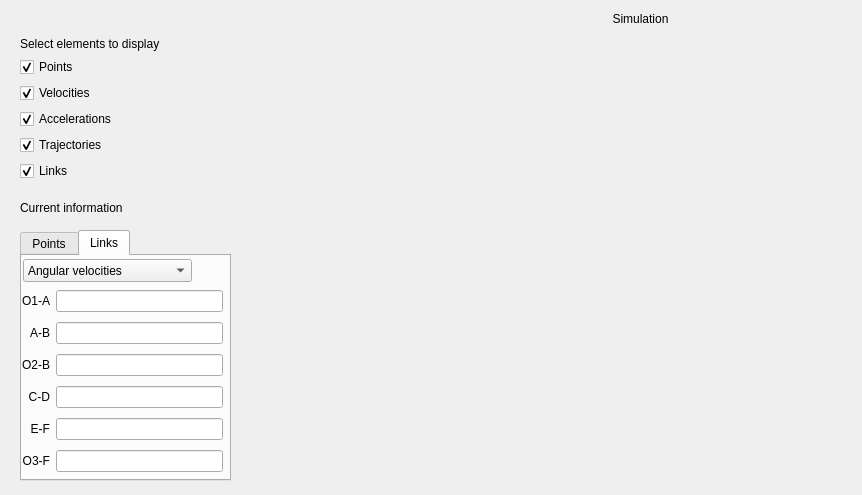
<?xml version="1.0" encoding="UTF-8"?>
<ui version="4.0">
 <class>Dialog</class>
 <widget class="QDialog" name="Dialog">
  <property name="geometry">
   <rect>
    <x>0</x>
    <y>0</y>
    <width>862</width>
    <height>495</height>
   </rect>
  </property>
  <property name="windowTitle">
   <string>Dialog</string>
  </property>
  <widget class="QWidget" name="widgetVispyCanvas" native="true">
   <property name="geometry">
    <rect>
     <x>435</x>
     <y>40</y>
     <width>410</width>
     <height>410</height>
    </rect>
   </property>
  </widget>
  <widget class="QLabel" name="labelSimulation">
   <property name="geometry">
    <rect>
     <x>600</x>
     <y>10</y>
     <width>81</width>
     <height>16</height>
    </rect>
   </property>
   <property name="frameShape">
    <enum>QFrame::NoFrame</enum>
   </property>
   <property name="frameShadow">
    <enum>QFrame::Raised</enum>
   </property>
   <property name="text">
    <string>Simulation</string>
   </property>
   <property name="textFormat">
    <enum>Qt::RichText</enum>
   </property>
   <property name="alignment">
    <set>Qt::AlignBottom|Qt::AlignHCenter</set>
   </property>
   <property name="textInteractionFlags">
    <set>Qt::NoTextInteraction</set>
   </property>
  </widget>
  <widget class="QWidget" name="layoutWidget">
   <property name="geometry">
    <rect>
     <x>20</x>
     <y>20</y>
     <width>170</width>
     <height>161</height>
    </rect>
   </property>
   <layout class="QVBoxLayout" name="verticalLayout_4">
    <item>
     <widget class="QLabel" name="labelDisplayedElements">
      <property name="frameShape">
       <enum>QFrame::NoFrame</enum>
      </property>
      <property name="frameShadow">
       <enum>QFrame::Raised</enum>
      </property>
      <property name="text">
       <string>Select elements to display</string>
      </property>
      <property name="textFormat">
       <enum>Qt::RichText</enum>
      </property>
      <property name="alignment">
       <set>Qt::AlignBottom|Qt::AlignLeading|Qt::AlignLeft</set>
      </property>
      <property name="textInteractionFlags">
       <set>Qt::NoTextInteraction</set>
      </property>
     </widget>
    </item>
    <item>
     <layout class="QVBoxLayout" name="verticalLayout_3">
      <item>
       <widget class="QCheckBox" name="checkPoints">
        <property name="text">
         <string>Points</string>
        </property>
        <property name="checked">
         <bool>true</bool>
        </property>
       </widget>
      </item>
      <item>
       <widget class="QCheckBox" name="checkVelocities">
        <property name="text">
         <string>Velocities</string>
        </property>
        <property name="checked">
         <bool>true</bool>
        </property>
       </widget>
      </item>
      <item>
       <widget class="QCheckBox" name="checkAccelerations">
        <property name="text">
         <string>Accelerations</string>
        </property>
        <property name="checked">
         <bool>true</bool>
        </property>
       </widget>
      </item>
      <item>
       <widget class="QCheckBox" name="checkTrajectories">
        <property name="text">
         <string>Trajectories</string>
        </property>
        <property name="checked">
         <bool>true</bool>
        </property>
       </widget>
      </item>
      <item>
       <widget class="QCheckBox" name="checkLinks">
        <property name="text">
         <string>Links</string>
        </property>
        <property name="checked">
         <bool>true</bool>
        </property>
       </widget>
      </item>
     </layout>
    </item>
   </layout>
  </widget>
  <widget class="QLabel" name="labelCurrentInfo">
   <property name="geometry">
    <rect>
     <x>20</x>
     <y>200</y>
     <width>169</width>
     <height>15</height>
    </rect>
   </property>
   <property name="text">
    <string>Current information</string>
   </property>
  </widget>
  <widget class="QTabWidget" name="tabWidget">
   <property name="geometry">
    <rect>
     <x>20</x>
     <y>230</y>
     <width>211</width>
     <height>251</height>
    </rect>
   </property>
   <property name="currentIndex">
    <number>1</number>
   </property>
   <widget class="QWidget" name="tabPoints">
    <attribute name="title">
     <string>Points</string>
    </attribute>
    <widget class="QWidget" name="layoutWidget">
     <property name="geometry">
      <rect>
       <x>0</x>
       <y>0</y>
       <width>201</width>
       <height>220</height>
      </rect>
     </property>
     <layout class="QGridLayout" name="gridLayout">
      <item row="0" column="0" colspan="2">
       <widget class="QComboBox" name="combo_point_information">
        <item>
         <property name="text">
          <string>Coordinates</string>
         </property>
        </item>
        <item>
         <property name="text">
          <string>Velocities</string>
         </property>
        </item>
        <item>
         <property name="text">
          <string>Accelerations</string>
         </property>
        </item>
       </widget>
      </item>
      <item row="1" column="0">
       <widget class="QLabel" name="labelA">
        <property name="text">
         <string>A</string>
        </property>
        <property name="alignment">
         <set>Qt::AlignRight|Qt::AlignTrailing|Qt::AlignVCenter</set>
        </property>
       </widget>
      </item>
      <item row="1" column="1">
       <widget class="QLineEdit" name="dataA">
        <property name="readOnly">
         <bool>true</bool>
        </property>
        <property name="placeholderText">
         <string/>
        </property>
       </widget>
      </item>
      <item row="2" column="0">
       <widget class="QLabel" name="labelB">
        <property name="text">
         <string>B</string>
        </property>
        <property name="alignment">
         <set>Qt::AlignRight|Qt::AlignTrailing|Qt::AlignVCenter</set>
        </property>
       </widget>
      </item>
      <item row="2" column="1">
       <widget class="QLineEdit" name="dataB">
        <property name="readOnly">
         <bool>true</bool>
        </property>
        <property name="placeholderText">
         <string/>
        </property>
       </widget>
      </item>
      <item row="3" column="0">
       <widget class="QLabel" name="labelC">
        <property name="text">
         <string>C</string>
        </property>
        <property name="alignment">
         <set>Qt::AlignRight|Qt::AlignTrailing|Qt::AlignVCenter</set>
        </property>
       </widget>
      </item>
      <item row="3" column="1">
       <widget class="QLineEdit" name="dataC">
        <property name="readOnly">
         <bool>true</bool>
        </property>
        <property name="placeholderText">
         <string/>
        </property>
       </widget>
      </item>
      <item row="4" column="0">
       <widget class="QLabel" name="labelD">
        <property name="text">
         <string>D</string>
        </property>
        <property name="alignment">
         <set>Qt::AlignRight|Qt::AlignTrailing|Qt::AlignVCenter</set>
        </property>
       </widget>
      </item>
      <item row="4" column="1">
       <widget class="QLineEdit" name="dataD">
        <property name="readOnly">
         <bool>true</bool>
        </property>
        <property name="placeholderText">
         <string/>
        </property>
       </widget>
      </item>
      <item row="5" column="0">
       <widget class="QLabel" name="labelE">
        <property name="text">
         <string>E</string>
        </property>
        <property name="alignment">
         <set>Qt::AlignRight|Qt::AlignTrailing|Qt::AlignVCenter</set>
        </property>
       </widget>
      </item>
      <item row="5" column="1">
       <widget class="QLineEdit" name="dataE">
        <property name="readOnly">
         <bool>true</bool>
        </property>
        <property name="placeholderText">
         <string/>
        </property>
       </widget>
      </item>
      <item row="6" column="0">
       <widget class="QLabel" name="labelF">
        <property name="text">
         <string>F</string>
        </property>
        <property name="alignment">
         <set>Qt::AlignRight|Qt::AlignTrailing|Qt::AlignVCenter</set>
        </property>
       </widget>
      </item>
      <item row="6" column="1">
       <widget class="QLineEdit" name="dataF">
        <property name="readOnly">
         <bool>true</bool>
        </property>
        <property name="placeholderText">
         <string/>
        </property>
       </widget>
      </item>
     </layout>
    </widget>
   </widget>
   <widget class="QWidget" name="tabLinks">
    <attribute name="title">
     <string>Links</string>
    </attribute>
    <widget class="QComboBox" name="combo_link_information">
     <property name="geometry">
      <rect>
       <x>1</x>
       <y>3</y>
       <width>169</width>
       <height>23</height>
      </rect>
     </property>
     <item>
      <property name="text">
       <string>Angular velocities</string>
      </property>
     </item>
    </widget>
    <widget class="QWidget" name="layoutWidget">
     <property name="geometry">
      <rect>
       <x>0</x>
       <y>30</y>
       <width>201</width>
       <height>191</height>
      </rect>
     </property>
     <layout class="QGridLayout" name="gridLayout_2">
      <item row="0" column="0">
       <widget class="QLabel" name="labelA_2">
        <property name="text">
         <string>O1-A</string>
        </property>
        <property name="alignment">
         <set>Qt::AlignRight|Qt::AlignTrailing|Qt::AlignVCenter</set>
        </property>
       </widget>
      </item>
      <item row="2" column="0">
       <widget class="QLabel" name="labelA_7">
        <property name="text">
         <string>O2-B</string>
        </property>
        <property name="alignment">
         <set>Qt::AlignRight|Qt::AlignTrailing|Qt::AlignVCenter</set>
        </property>
       </widget>
      </item>
      <item row="2" column="1">
       <widget class="QLineEdit" name="data_O2_B">
        <property name="readOnly">
         <bool>true</bool>
        </property>
        <property name="placeholderText">
         <string/>
        </property>
       </widget>
      </item>
      <item row="1" column="1">
       <widget class="QLineEdit" name="data_A_B">
        <property name="readOnly">
         <bool>true</bool>
        </property>
        <property name="placeholderText">
         <string/>
        </property>
       </widget>
      </item>
      <item row="0" column="1">
       <widget class="QLineEdit" name="data_O1_A">
        <property name="readOnly">
         <bool>true</bool>
        </property>
        <property name="placeholderText">
         <string/>
        </property>
       </widget>
      </item>
      <item row="1" column="0">
       <widget class="QLabel" name="labelA_3">
        <property name="text">
         <string>A-B</string>
        </property>
        <property name="alignment">
         <set>Qt::AlignRight|Qt::AlignTrailing|Qt::AlignVCenter</set>
        </property>
       </widget>
      </item>
      <item row="3" column="1">
       <widget class="QLineEdit" name="data_C_D">
        <property name="readOnly">
         <bool>true</bool>
        </property>
        <property name="placeholderText">
         <string/>
        </property>
       </widget>
      </item>
      <item row="4" column="0">
       <widget class="QLabel" name="labelA_5">
        <property name="text">
         <string>E-F</string>
        </property>
        <property name="alignment">
         <set>Qt::AlignRight|Qt::AlignTrailing|Qt::AlignVCenter</set>
        </property>
       </widget>
      </item>
      <item row="4" column="1">
       <widget class="QLineEdit" name="data_E_F">
        <property name="readOnly">
         <bool>true</bool>
        </property>
        <property name="placeholderText">
         <string/>
        </property>
       </widget>
      </item>
      <item row="5" column="0">
       <widget class="QLabel" name="labelA_6">
        <property name="text">
         <string>O3-F</string>
        </property>
        <property name="alignment">
         <set>Qt::AlignRight|Qt::AlignTrailing|Qt::AlignVCenter</set>
        </property>
       </widget>
      </item>
      <item row="3" column="0">
       <widget class="QLabel" name="labelA_4">
        <property name="text">
         <string>C-D</string>
        </property>
        <property name="alignment">
         <set>Qt::AlignRight|Qt::AlignTrailing|Qt::AlignVCenter</set>
        </property>
       </widget>
      </item>
      <item row="5" column="1">
       <widget class="QLineEdit" name="data_O3_F">
        <property name="readOnly">
         <bool>true</bool>
        </property>
        <property name="placeholderText">
         <string/>
        </property>
       </widget>
      </item>
     </layout>
    </widget>
   </widget>
  </widget>
 </widget>
 <resources/>
 <connections/>
</ui>
